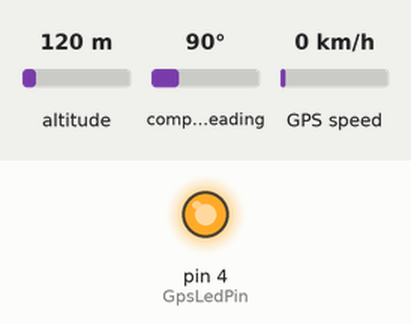
Bench run of a sketch on a simulated Arduino Uno, built with avr-gcc and run on an emulated ATmega328P. On the bench: output pins drawn as LEDs (lit = HIGH). Inputs (shaded band) come from the test bench; at power-on: altitude 120 m, compass heading 90°, GPS speed 0 km/h. The GPS gets a fix after 3 s at 37.7749, -122.4194 with 8 satellites; what the sketch prints to the serial monitor is not drawn.

Above: at 0.05 s.
Timing chart, 0 to 3.0 s (numbered marks = the images above):
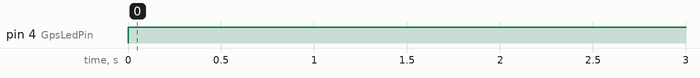

The sketch:

gps.ino
```cpp
#include <SoftwareSerial.h>

#define SerialMonitor;
#define GpsLed;

// Global Variables
int  GpsRxPin = 2;
int  GpsTxPin = 3;
int  GpsBaud  = 9600;
int  GpsPlatformMode = 0; // See README
bool GpsConfigured = false;

#ifdef GpsLed
  int GpsLedPin = 4;
#endif

struct GpsData_t
{
  uint16_t Year;
  uint8_t  Month;
  uint8_t  Day;
  uint8_t  Hours;
  uint8_t  Minutes;
  uint8_t  Seconds;
  double   Latitude;  // Degrees
  double   Longitude; // Degrees
  double   Course;    // Degrees
  double   Speed;     // Mph
  double   Altitude;  // Feet
  uint32_t Satellites;
} GpsData;

void setup()
{
  #ifdef SerialMonitor
    Serial.begin(115200);
  #endif

  #ifdef GpsLed
    pinMode(GpsLedPin, OUTPUT);
  #endif

  GpsSetConfiguration();

  #ifdef SerialMonitor
    Serial.println("Gps Configured!");
    Serial.println("");
  #endif

  #ifdef GpsLed
    GpsLedOn();
  #endif
}

// Main Loop
void loop()
{
  GpsGetData();
}
```

gps_interface.ino
```cpp
#include "TinyGPS++.h"

#define NMEA_DATA_BUF_SIZE   300
#define NMEA_BUF_SIZE        200
#define UBX_DATA_BUF_SIZE    100
#define UBX_BUF_SIZE         20

// Gps Serial Interface
SoftwareSerial GpsSerial(GpsRxPin, GpsTxPin);
TinyGPSPlus    NmeaParser;

void GpsGetData()
{
  char c;

  // Data available?
  while (GpsSerial.available() > 0)
  {
    c = GpsSerial.read();
    //Serial.print(c);
    NmeaParser.encode(c);
  }

  // Copy valid/new data to GpsData struct

  if ( (NmeaParser.date.isValid()) && (NmeaParser.date.isUpdated()) )
  {
    GpsData.Year  = NmeaParser.date.year();
    GpsData.Month = NmeaParser.date.month();
    GpsData.Day   = NmeaParser.date.day();
    #ifdef SerialMonitor
      Serial.print("Date: ");
      Serial.print(GpsData.Year);
      Serial.print(" / ");
      Serial.print(GpsData.Month);
      Serial.print(" / ");
      Serial.println(GpsData.Day);
      Serial.println("");
    #endif
  }

  if ( (NmeaParser.time.isValid()) && (NmeaParser.time.isUpdated()) )
  {
    GpsData.Hours   = NmeaParser.time.hour();
    GpsData.Minutes = NmeaParser.time.minute();
    GpsData.Seconds = NmeaParser.time.second();
    #ifdef SerialMonitor
      Serial.print("Time: ");
      Serial.print(GpsData.Hours);
      Serial.print(" : ");
      Serial.print(GpsData.Minutes);
      Serial.print(" : ");
      Serial.println(GpsData.Seconds);
      Serial.println("");
    #endif
  }

  if ( (NmeaParser.location.isValid()) && (NmeaParser.location.isUpdated()) )
  {
    GpsData.Latitude  = NmeaParser.location.lat();
    GpsData.Longitude = NmeaParser.location.lng();
    #ifdef SerialMonitor
      Serial.print("Lat / Long: ");
      Serial.print(GpsData.Latitude);
      Serial.print(" / ");
      Serial.println(GpsData.Longitude);
      Serial.println("");
    #endif
    #ifdef GpsLed
      GpsLedBlink();
    #endif
  }

  if ( (NmeaParser.course.isValid()) && (NmeaParser.course.isUpdated()) )
  {
    GpsData.Course = NmeaParser.course.deg();
    #ifdef SerialMonitor
      Serial.print("Course: ");
      Serial.println(GpsData.Course);
      Serial.println("");
    #endif
  }

  if ( (NmeaParser.speed.isValid()) && (NmeaParser.speed.isUpdated()) )
  {
    GpsData.Speed = NmeaParser.speed.mph();
    #ifdef SerialMonitor
      Serial.print("Speed: ");
      Serial.println(GpsData.Speed);
      Serial.println("");
    #endif
  }

  if ( (NmeaParser.altitude.isValid()) && (NmeaParser.altitude.isUpdated()) )
  {
    GpsData.Altitude = NmeaParser.altitude.feet();
    #ifdef SerialMonitor
      Serial.print("Altitude: ");
      Serial.println(GpsData.Altitude);
      Serial.println("");
    #endif
  }

  if ( (NmeaParser.satellites.isValid()) && (NmeaParser.satellites.isUpdated()) )
  {
    GpsData.Satellites = NmeaParser.satellites.value();
    #ifdef SerialMonitor
      Serial.print("Satellites: ");
      Serial.println(GpsData.Satellites);
      Serial.println("");
    #endif
  }
}

void GpsSetConfiguration()
{
  byte b;
  int LoopCnt = 0;

  GpsSerial.begin(GpsBaud);

  GpsConfigured = true;

  /*
  // Set and verify GPS configuration
  while (!GpsConfigured)
  {
    while (GpsSerial.available() > 0)
    {
      b = GpsSerial.read();
      GpsParseUbx(b);
    }

    // Periodically send set navigation
    // engine settings message to the Gps
    if (LoopCnt == 100)
    {
      GpsSetNavigationEngineSettings();
      LoopCnt = 0;
    }

    LoopCnt++;
    delay(10);
  }
  */
}

void GpsParseUbx(byte b)
{
  static byte DataBuf[UBX_DATA_BUF_SIZE];
  static int  DataBufLen = 0;
  static byte UbxBuf[UBX_BUF_SIZE];
  static int  UbxBufLen = 0;
  static bool ParsingUbxMsg = false;

  // If DataBuf is not full,
  // add the char to LineBuf
  if (DataBufLen < UBX_DATA_BUF_SIZE)
  {
    DataBuf[DataBufLen] = b;
    DataBufLen++;
  }
  else // DataBuf is full
  {
    // Reset DataBuf
    memset(DataBuf,0,sizeof(DataBuf));
    DataBufLen = 0;
    DataBuf[DataBufLen] = b;
    DataBufLen++;
  }

  // Already parsing ubx message?
  if (ParsingUbxMsg)
  {
    UbxBuf[UbxBufLen] = DataBuf[DataBufLen-1];
    UbxBufLen++;

    if (UbxBufLen > 9)
    {
      // Check for Set Nav Engine Settings ACK Msg
      if ( (UbxBuf[0] == 0xB5) &&
           (UbxBuf[1] == 0x62) &&
           (UbxBuf[2] == 0x05) &&
           (UbxBuf[3] == 0x01) &&
           (UbxBuf[4] == 0x02) &&
           (UbxBuf[5] == 0x00) &&
           (UbxBuf[6] == 0x06) &&
           (UbxBuf[7] == 0x24) &&
           (UbxBuf[8] == 0x32) &&
           (UbxBuf[9] == 0x5B) )
           {
              // Success!
              GpsConfigured = true;
           }

      // Reset UbxBuf
      UbxBufLen = 0;
      memset(UbxBuf,0,sizeof(UbxBuf));
      ParsingUbxMsg = false;
    }
  }

  else // Not currently parsing a message
  {
    // Need at least two bytes in
    // DataBuf to check for messages
    if (DataBufLen > 1)
    {
      // Check for start of a nmea message
      if ( (DataBuf[DataBufLen-2] == 0xB5) && (DataBuf[DataBufLen-1] == 0x62) )
      {
        ParsingUbxMsg = true;

        // Start saving to UbxBuf
        UbxBuf[UbxBufLen] = DataBuf[DataBufLen-2];
        UbxBufLen++;
        UbxBuf[UbxBufLen] = DataBuf[DataBufLen-1];
        UbxBufLen++;
      }
    }
  }
}

void GpsGetNavigationEngineSettings()
{
  unsigned char GetNavMsg[] = {0xB5, 0x62, 0x06, 0x24, 0x00, 0x00, 0x00, 0x00};

  GpsCalculateChecksum(GetNavMsg, sizeof(GetNavMsg));

  GpsSendMsg(GetNavMsg, sizeof(GetNavMsg));
}

void GpsSetNavigationEngineSettings()
{
  unsigned char SetNavMsg[] = {0xB5, 0x62, 0x06, 0x24, 0x24, 0x00, 0xFF, 0xFF, 0x00, 0x03, 0x00, 0x00, 0x00, 0x00, 0x10, 0x27,
                               0x00, 0x00, 0x05, 0x00, 0xFA, 0x00, 0xFA, 0x00, 0x64, 0x00, 0x2C, 0x01, 0x00, 0x3C, 0x00, 0x00,
                               0x00, 0x00, 0x00, 0x00, 0x00, 0x00, 0x00, 0x00, 0x00, 0x00, 0x00, 0x00};

  SetNavMsg[8] = GpsPlatformMode;

  GpsCalculateChecksum(SetNavMsg, sizeof(SetNavMsg));

  GpsSendMsg(SetNavMsg, sizeof(SetNavMsg));
}

void GpsCalculateChecksum(unsigned char *Message, int Length)
{
  unsigned char CK_A, CK_B;

  CK_A = 0;
  CK_B = 0;

  for (int i=2; i<(Length-2); i++)
  {
    CK_A = CK_A + Message[i];
    CK_B = CK_B + CK_A;
  }

  Message[Length-2] = CK_A;
  Message[Length-1] = CK_B;
}

void GpsSendMsg(unsigned char *Message, int Length)
{
  for (int i=0; i<Length; i++)
  {
    GpsSerial.write(Message[i]);
  }
}
```

gps_led.ino
```cpp
#ifdef GpsLed
  void GpsLedOff()
  {
      digitalWrite(GpsLedPin, LOW);
  }

  void GpsLedOn()
  {
    digitalWrite(GpsLedPin, HIGH);
  }

  void GpsLedBlink()
  {
    digitalWrite(GpsLedPin, LOW);
    delay(100);
    digitalWrite(GpsLedPin, HIGH);
  }
#endif
```

Measured:
- by itself, pin 4 (GpsLedPin): HIGH → LOW at 3.0 s, → HIGH 0.10 s later, → LOW 0.90 s later, → HIGH 0.10 s later, … (254 changes in this stretch)
